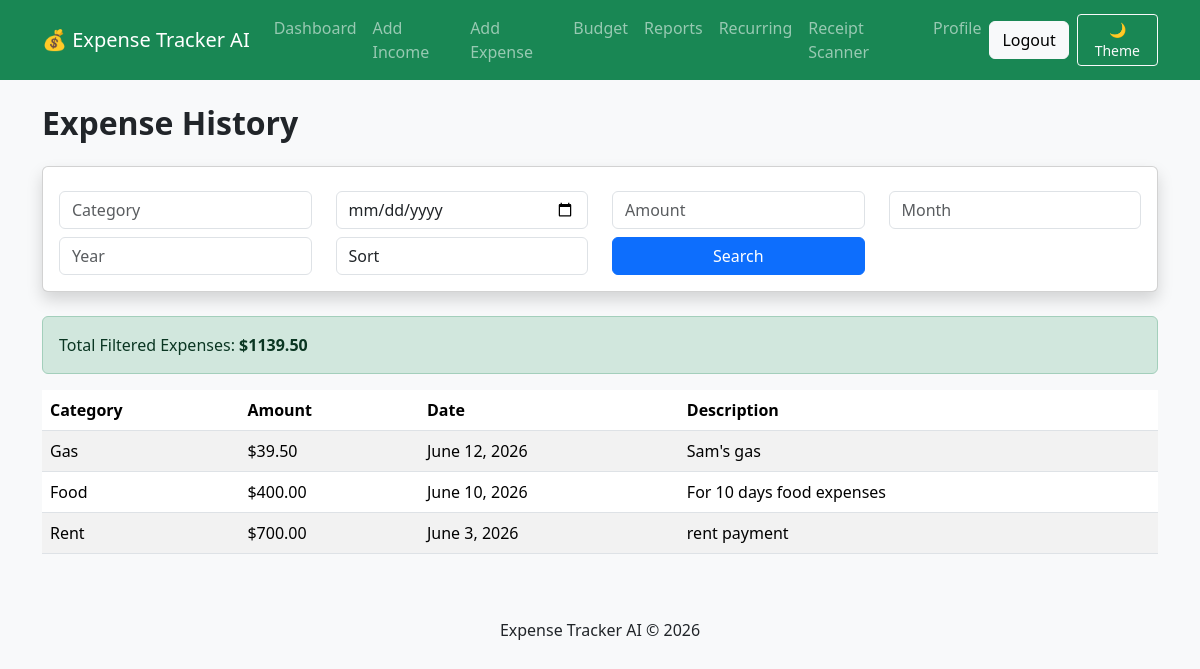
Screenshot of /expense/list/ (signed in) with the database file from the repository.
### tracker/models.py (models this page shows, shortened)
class Expense(models.Model):
    CATEGORY_CHOICES = [
        ('Food', 'Food'),
        ('Rent', 'Rent'),
        ('Gas', 'Gas'),
        ('Shopping', 'Shopping'),
        ('Bills', 'Bills'),
        ('Travel', 'Travel'),
        ('Healthcare', 'Healthcare'),
        ('Other', 'Other'),
    ]
    user = models.ForeignKey(
        User,
        on_delete=models.CASCADE
    )
    category = models.CharField(
        max_length=50,
        choices=CATEGORY_CHOICES
    )
    amount = models.DecimalField(
        max_digits=10,
        decimal_places=2
    )
    date = models.DateField()
    description = models.CharField(
        max_length=200
    )

### tracker/views.py (the view)
@login_required
def expense_list(request):
    expenses = Expense.objects.filter(
        user=request.user
    )
    category = request.GET.get("category")
    expense_date = request.GET.get("date")
    amount = request.GET.get("amount")
    month = request.GET.get("month")
    year = request.GET.get("year")
    sort = request.GET.get("sort")
    if category:
        expenses = expenses.filter(
            category__icontains=category
        )
    if expense_date:
        expenses = expenses.filter(
            date=expense_date
        )
    if amount:
        expenses = expenses.filter(
            amount=amount
        )
    if month:
        expenses = expenses.filter(
            date__month=month
        )
    if year:
        expenses = expenses.filter(
            date__year=year
        )
    if sort == "high":
        expenses = expenses.order_by(
            "-amount"
        )
    elif sort == "low":
        expenses = expenses.order_by(
            "amount"
        )
    else:
        expenses = expenses.order_by(
            "-date"
        )
    filtered_total = sum(
        expense.amount
        for expense in expenses
    )
    currency_symbol = "$"
    if hasattr(request.user, "profile"):
        currency_symbol = request.user.profile.currency_symbol
    return render(
        request,
        "expense_list.html",
        {
            "expenses": expenses,
            "filtered_total": filtered_total,
            "currency_symbol": currency_symbol,
        },
    )

### templates/expense_list.html (shortened to what this page needs)
{% extends 'base.html' %}
{% block content %}
<h2 class="mb-4">
    Expense History
</h2>
<div class="card mb-4 shadow">
    <div class="card-body">
        <form method="GET">
            <div class="row">
                <div class="col-md-3 mt-2">
                    <input
                        type="text"
                        name="category"
                        class="form-control"
                        placeholder="Category">
                </div>
                <div class="col-md-3 mt-2">
                    <input
                        type="date"
                        name="date"
                        class="form-control">
                </div>
                <div class="col-md-3 mt-2">
                    <input
                        type="number"
                        name="amount"
                        class="form-control"
                        placeholder="Amount">
                </div>
                <div class="col-md-3 mt-2">
                    <input
                        type="number"
                        name="month"
                        min="1"
                        max="12"
                        class="form-control"
                        placeholder="Month">
                </div>
                <div class="col-md-3 mt-2">
                    <input
                        type="number"
                        name="year"
                        class="form-control"
                        placeholder="Year">
                </div>
                <div class="col-md-3 mt-2">
                    <select
                        name="sort"
                        class="form-control">
                        <option value="">Sort</option>
                    </select>
                </div>
                <div class="col-md-3 mt-2">
                    <button
                        class="btn btn-primary w-100">
                        Search
                    </button>
                </div>
            </div>
        </form>
    </div>
</div>
<div class="alert alert-success">
    Total Filtered Expenses:
    <strong>
        {{ currency_symbol }}{{ filtered_total }}
    </strong>
</div>
<table class="table table-striped">
    <thead>
        <tr>
            <th>Category</th>
            <th>Amount</th>
            <th>Date</th>
            <th>Description</th>
        </tr>
    </thead>
    <tbody>
        {% for expense in expenses %}
        <tr>
            <td>{{ expense.category }}</td>
            <td>
                {{ currency_symbol }}{{ expense.amount }}
            </td>
            <td>{{ expense.date }}</td>
            <td>{{ expense.description }}</td>
        </tr>
        {% endfor %}
    </tbody>
</table>
{% endblock %}

### templates/base.html (style rules this page uses)
.card { transition: 0.3s; }
h2 { font-weight: 600; }

### rows the page displays
Expense: category "Gas", currency_symbol "$", amount "39.50", date "June 12, 2026", description "Sam's gas"
Expense: category "Food", currency_symbol "$", amount "400.00", date "June 10, 2026", description "For 10 days food expenses"
Expense: category "Rent", currency_symbol "$", amount "700.00", date "June 3, 2026", description "rent payment"

### other values shown
{{ currency_symbol }} "$"
{{ filtered_total }} "1139.50"
